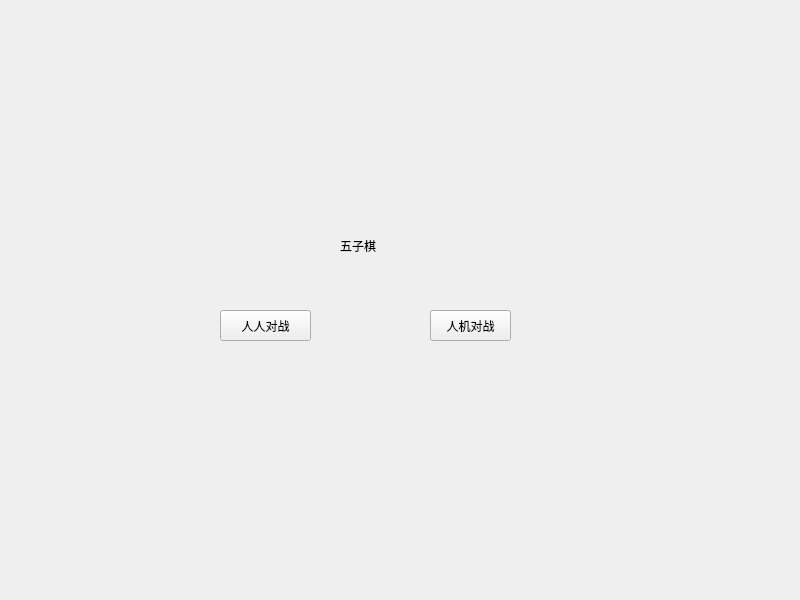
<?xml version="1.0" encoding="UTF-8"?>
<ui version="4.0">
 <class>Widget</class>
 <widget class="QWidget" name="Widget">
  <property name="geometry">
   <rect>
    <x>0</x>
    <y>0</y>
    <width>800</width>
    <height>600</height>
   </rect>
  </property>
  <property name="windowTitle">
   <string>Widget</string>
  </property>
  <widget class="QLabel" name="label">
   <property name="geometry">
    <rect>
     <x>340</x>
     <y>230</y>
     <width>81</width>
     <height>31</height>
    </rect>
   </property>
   <property name="text">
    <string>五子棋</string>
   </property>
  </widget>
  <widget class="QPushButton" name="btn_player">
   <property name="geometry">
    <rect>
     <x>220</x>
     <y>310</y>
     <width>91</width>
     <height>31</height>
    </rect>
   </property>
   <property name="text">
    <string>人人对战</string>
   </property>
  </widget>
  <widget class="QPushButton" name="btn_ai">
   <property name="geometry">
    <rect>
     <x>430</x>
     <y>310</y>
     <width>81</width>
     <height>31</height>
    </rect>
   </property>
   <property name="text">
    <string>人机对战</string>
   </property>
  </widget>
 </widget>
 <resources/>
 <connections/>
</ui>
